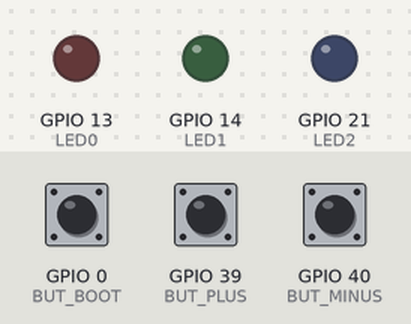
Bench run of a sketch on a simulated ESP32-S3. Shown: output pins drawn as LEDs (lit = HIGH). Inputs (shaded band) come from the test bench; at power-on: GPIO 0 (BUT_BOOT) HIGH, GPIO 39 (BUT_PLUS) HIGH, GPIO 40 (BUT_MINUS) HIGH. What the sketch prints to the serial monitor is not drawn.

Above: at 1.2 s.
1.3 s: GPIO 0 (BUT_BOOT) pulled LOW for 0.15 s
At 1.38 s:
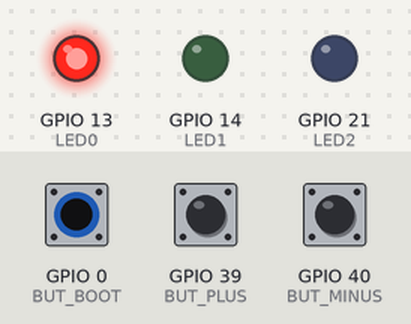
2.9 s: GPIO 39 (BUT_PLUS) pulled LOW for 0.15 s
At 2.97 s:
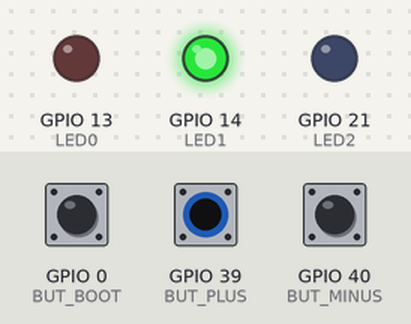
4.5 s: GPIO 40 (BUT_MINUS) pulled LOW for 0.15 s
At 4.57 s:
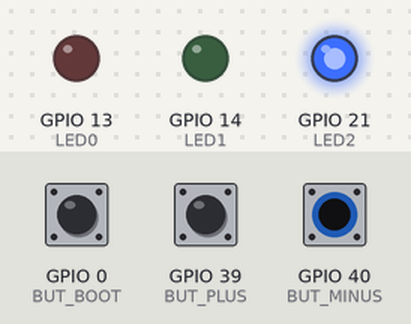
6.1 s: GPIO 40 (BUT_MINUS) pulled LOW for 3.2 s
At 9.7 s:
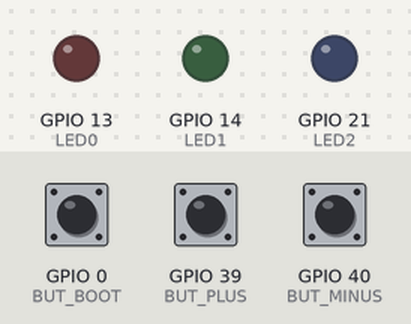
10.8 s: GPIO 0 (BUT_BOOT) pulled LOW for 3.2 s
At 11.9 s:
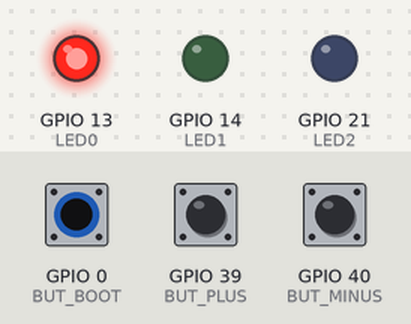
15.5 s: GPIO 0 (BUT_BOOT) driven LOW and GPIO 39 (BUT_PLUS) driven LOW
At 16.8 s:
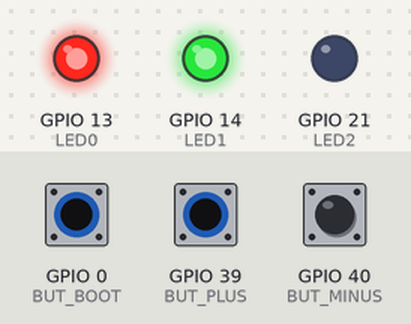
Timing chart, 0 to 18.0 s (numbered marks = the images above; inputs shaded):
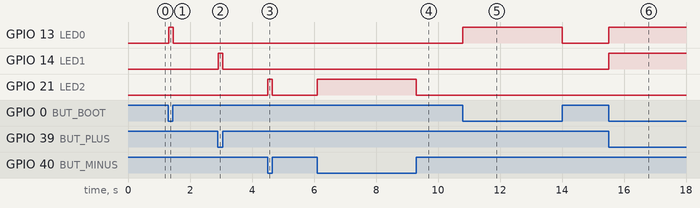

Measured:
- after the input at 1.3 s, GPIO 13 (LED0): LOW → HIGH at once, → LOW 0.15 s later
- after the input at 2.9 s, GPIO 14 (LED1): LOW → HIGH at once, → LOW 0.15 s later
- after the input at 4.5 s, GPIO 21 (LED2): LOW → HIGH at once, → LOW 0.15 s later
- after the input at 6.1 s, GPIO 21 (LED2): LOW → HIGH at once, → LOW 3.2 s later
- after the input at 10.8 s, GPIO 13 (LED0): LOW → HIGH at once, → LOW 3.2 s later
- after the input at 15.5 s, GPIO 13 (LED0), GPIO 14 (LED1): LOW → HIGH at once

The sketch:

sketch.ino
```cpp
#define LED0 13
#define LED1 14
#define LED2 21

#define BUT_BOOT 0
#define BUT_PLUS 39
#define BUT_MINUS 40

void setup() {
    Serial.begin(115200);
    Serial.println("Hello, ESP32-S3!");
    pinMode(LED0, OUTPUT);
    pinMode(LED1, OUTPUT);
    pinMode(LED2, OUTPUT);

    pinMode(BUT_BOOT, INPUT_PULLUP);
    pinMode(BUT_PLUS, INPUT_PULLUP);
    pinMode(BUT_MINUS, INPUT_PULLUP);
}

void loop() {
    digitalWrite(LED0,!digitalRead(BUT_BOOT));
    digitalWrite(LED1,!digitalRead(BUT_PLUS));
    digitalWrite(LED2,!digitalRead(BUT_MINUS));
    delay(10);
}
```
